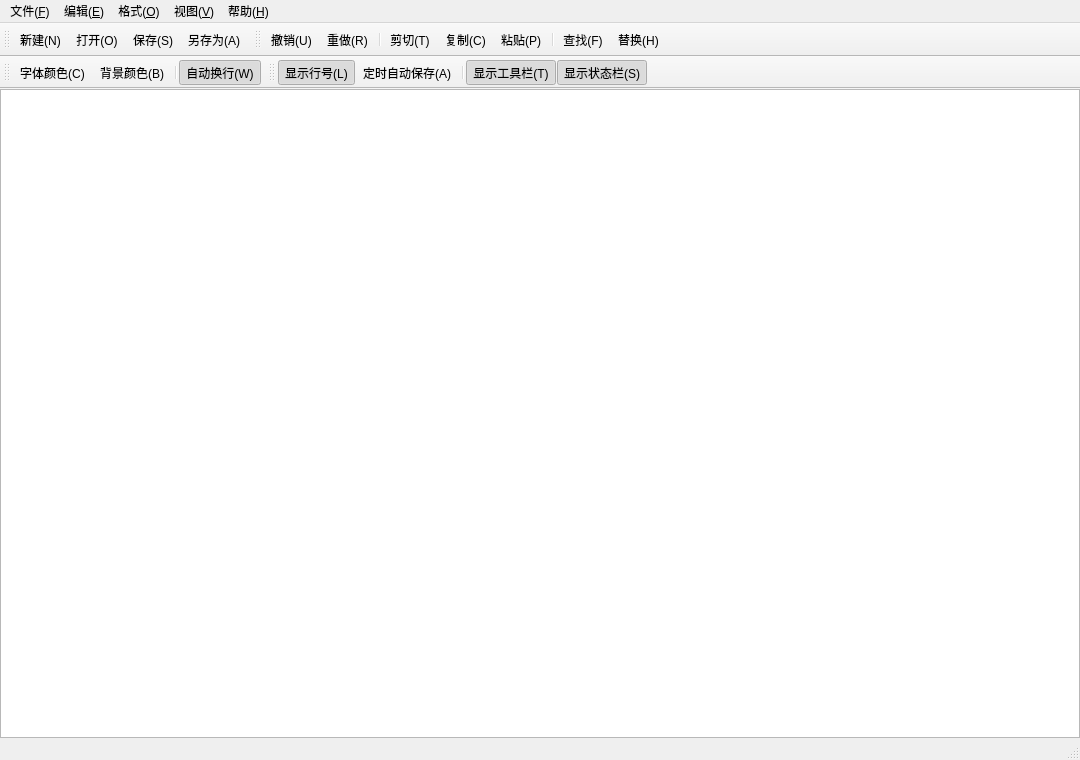
<?xml version="1.0" encoding="UTF-8"?>
<ui version="4.0">
 <class>MainWindow</class>
 <widget class="QMainWindow" name="MainWindow">
  <property name="geometry">
   <rect>
    <x>0</x>
    <y>0</y>
    <width>1080</width>
    <height>760</height>
   </rect>
  </property>
  <property name="windowTitle">
   <string>简易文本编辑器</string>
  </property>
  <property name="windowIcon">
   <iconset resource="resources.qrc">
    <normaloff>:/icons/app.svg</normaloff>:/icons/app.svg</iconset>
  </property>
  <widget class="QWidget" name="centralwidget">
   <layout class="QVBoxLayout" name="layoutCentral">
    <property name="spacing">
     <number>0</number>
    </property>
    <property name="leftMargin">
     <number>0</number>
    </property>
    <property name="topMargin">
     <number>0</number>
    </property>
    <property name="rightMargin">
     <number>0</number>
    </property>
    <property name="bottomMargin">
     <number>0</number>
    </property>
    <item>
     <widget class="CodeEditor" name="editor"/>
    </item>
   </layout>
  </widget>
  <widget class="QMenuBar" name="menubar">
   <property name="geometry">
    <rect>
     <x>0</x>
     <y>0</y>
     <width>1080</width>
     <height>26</height>
    </rect>
   </property>
   <widget class="QMenu" name="menuFile">
    <property name="title">
     <string>文件(&amp;F)</string>
    </property>
    <addaction name="actionNew"/>
    <addaction name="actionOpen"/>
    <addaction name="actionSave"/>
    <addaction name="actionSaveAs"/>
    <addaction name="separator"/>
    <addaction name="actionExit"/>
   </widget>
   <widget class="QMenu" name="menuEdit">
    <property name="title">
     <string>编辑(&amp;E)</string>
    </property>
    <addaction name="actionUndo"/>
    <addaction name="actionRedo"/>
    <addaction name="separator"/>
    <addaction name="actionCut"/>
    <addaction name="actionCopy"/>
    <addaction name="actionPaste"/>
    <addaction name="separator"/>
    <addaction name="actionSelectAll"/>
    <addaction name="separator"/>
    <addaction name="actionFind"/>
    <addaction name="actionReplace"/>
   </widget>
   <widget class="QMenu" name="menuFormat">
    <property name="title">
     <string>格式(&amp;O)</string>
    </property>
    <addaction name="actionFontColor"/>
    <addaction name="actionBackgroundColor"/>
    <addaction name="separator"/>
    <addaction name="actionWordWrap"/>
   </widget>
   <widget class="QMenu" name="menuView">
    <property name="title">
     <string>视图(&amp;V)</string>
    </property>
    <addaction name="actionToggleToolBar"/>
    <addaction name="actionToggleStatusBar"/>
    <addaction name="separator"/>
    <addaction name="actionLineNumber"/>
    <addaction name="actionAutoSave"/>
   </widget>
   <widget class="QMenu" name="menuHelp">
    <property name="title">
     <string>帮助(&amp;H)</string>
    </property>
    <addaction name="actionAbout"/>
    <addaction name="actionAboutQt"/>
   </widget>
   <addaction name="menuFile"/>
   <addaction name="menuEdit"/>
   <addaction name="menuFormat"/>
   <addaction name="menuView"/>
   <addaction name="menuHelp"/>
  </widget>
  <widget class="QToolBar" name="toolBarFile">
   <property name="windowTitle">
    <string>文件</string>
   </property>
   <property name="iconSize">
    <size>
     <width>20</width>
     <height>20</height>
    </size>
   </property>
   <property name="toolButtonStyle">
    <enum>Qt::ToolButtonTextBesideIcon</enum>
   </property>
   <attribute name="toolBarArea">
    <enum>TopToolBarArea</enum>
   </attribute>
   <attribute name="toolBarBreak">
    <bool>false</bool>
   </attribute>
   <addaction name="actionNew"/>
   <addaction name="actionOpen"/>
   <addaction name="actionSave"/>
   <addaction name="actionSaveAs"/>
  </widget>
  <widget class="QToolBar" name="toolBarEdit">
   <property name="windowTitle">
    <string>编辑</string>
   </property>
   <attribute name="toolBarArea">
    <enum>TopToolBarArea</enum>
   </attribute>
   <attribute name="toolBarBreak">
    <bool>false</bool>
   </attribute>
   <addaction name="actionUndo"/>
   <addaction name="actionRedo"/>
   <addaction name="separator"/>
   <addaction name="actionCut"/>
   <addaction name="actionCopy"/>
   <addaction name="actionPaste"/>
   <addaction name="separator"/>
   <addaction name="actionFind"/>
   <addaction name="actionReplace"/>
  </widget>
  <widget class="QToolBar" name="toolBarFormat">
   <property name="windowTitle">
    <string>格式</string>
   </property>
   <attribute name="toolBarArea">
    <enum>TopToolBarArea</enum>
   </attribute>
   <attribute name="toolBarBreak">
    <bool>true</bool>
   </attribute>
   <addaction name="actionFontColor"/>
   <addaction name="actionBackgroundColor"/>
   <addaction name="separator"/>
   <addaction name="actionWordWrap"/>
  </widget>
  <widget class="QToolBar" name="toolBarView">
   <property name="windowTitle">
    <string>视图</string>
   </property>
   <attribute name="toolBarArea">
    <enum>TopToolBarArea</enum>
   </attribute>
   <attribute name="toolBarBreak">
    <bool>false</bool>
   </attribute>
   <addaction name="actionLineNumber"/>
   <addaction name="actionAutoSave"/>
   <addaction name="separator"/>
   <addaction name="actionToggleToolBar"/>
   <addaction name="actionToggleStatusBar"/>
  </widget>
  <widget class="QStatusBar" name="statusBar"/>
  <action name="actionNew">
   <property name="icon">
    <iconset resource="resources.qrc">
     <normaloff>:/icons/new.svg</normaloff>:/icons/new.svg</iconset>
   </property>
   <property name="text">
    <string>新建(&amp;N)</string>
   </property>
   <property name="shortcut">
    <string>Ctrl+N</string>
   </property>
   <property name="statusTip">
    <string>新建一个空白文档</string>
   </property>
  </action>
  <action name="actionOpen">
   <property name="icon">
    <iconset resource="resources.qrc">
     <normaloff>:/icons/open.svg</normaloff>:/icons/open.svg</iconset>
   </property>
   <property name="text">
    <string>打开(&amp;O)...</string>
   </property>
   <property name="shortcut">
    <string>Ctrl+O</string>
   </property>
   <property name="statusTip">
    <string>打开一个文本文件</string>
   </property>
  </action>
  <action name="actionSave">
   <property name="icon">
    <iconset resource="resources.qrc">
     <normaloff>:/icons/save.svg</normaloff>:/icons/save.svg</iconset>
   </property>
   <property name="text">
    <string>保存(&amp;S)</string>
   </property>
   <property name="shortcut">
    <string>Ctrl+S</string>
   </property>
   <property name="statusTip">
    <string>保存当前文档</string>
   </property>
  </action>
  <action name="actionSaveAs">
   <property name="icon">
    <iconset resource="resources.qrc">
     <normaloff>:/icons/saveas.svg</normaloff>:/icons/saveas.svg</iconset>
   </property>
   <property name="text">
    <string>另存为(&amp;A)...</string>
   </property>
   <property name="shortcut">
    <string>Ctrl+Shift+S</string>
   </property>
   <property name="statusTip">
    <string>把当前文档保存到另一个文件</string>
   </property>
  </action>
  <action name="actionExit">
   <property name="icon">
    <iconset resource="resources.qrc">
     <normaloff>:/icons/exit.svg</normaloff>:/icons/exit.svg</iconset>
   </property>
   <property name="text">
    <string>退出(&amp;X)</string>
   </property>
   <property name="shortcut">
    <string>Ctrl+Q</string>
   </property>
   <property name="statusTip">
    <string>退出程序</string>
   </property>
  </action>
  <action name="actionUndo">
   <property name="icon">
    <iconset resource="resources.qrc">
     <normaloff>:/icons/undo.svg</normaloff>:/icons/undo.svg</iconset>
   </property>
   <property name="text">
    <string>撤销(&amp;U)</string>
   </property>
   <property name="shortcut">
    <string>Ctrl+Z</string>
   </property>
   <property name="statusTip">
    <string>撤销上一步编辑</string>
   </property>
  </action>
  <action name="actionRedo">
   <property name="icon">
    <iconset resource="resources.qrc">
     <normaloff>:/icons/redo.svg</normaloff>:/icons/redo.svg</iconset>
   </property>
   <property name="text">
    <string>重做(&amp;R)</string>
   </property>
   <property name="shortcut">
    <string>Ctrl+Shift+Z</string>
   </property>
   <property name="statusTip">
    <string>重做被撤销的编辑</string>
   </property>
  </action>
  <action name="actionCut">
   <property name="icon">
    <iconset resource="resources.qrc">
     <normaloff>:/icons/cut.svg</normaloff>:/icons/cut.svg</iconset>
   </property>
   <property name="text">
    <string>剪切(&amp;T)</string>
   </property>
   <property name="shortcut">
    <string>Ctrl+X</string>
   </property>
   <property name="statusTip">
    <string>剪切选中的内容</string>
   </property>
  </action>
  <action name="actionCopy">
   <property name="icon">
    <iconset resource="resources.qrc">
     <normaloff>:/icons/copy.svg</normaloff>:/icons/copy.svg</iconset>
   </property>
   <property name="text">
    <string>复制(&amp;C)</string>
   </property>
   <property name="shortcut">
    <string>Ctrl+C</string>
   </property>
   <property name="statusTip">
    <string>复制选中的内容</string>
   </property>
  </action>
  <action name="actionPaste">
   <property name="icon">
    <iconset resource="resources.qrc">
     <normaloff>:/icons/paste.svg</normaloff>:/icons/paste.svg</iconset>
   </property>
   <property name="text">
    <string>粘贴(&amp;P)</string>
   </property>
   <property name="shortcut">
    <string>Ctrl+V</string>
   </property>
   <property name="statusTip">
    <string>把剪贴板内容粘贴到光标处</string>
   </property>
  </action>
  <action name="actionSelectAll">
   <property name="icon">
    <iconset resource="resources.qrc">
     <normaloff>:/icons/selectall.svg</normaloff>:/icons/selectall.svg</iconset>
   </property>
   <property name="text">
    <string>全选(&amp;L)</string>
   </property>
   <property name="shortcut">
    <string>Ctrl+A</string>
   </property>
   <property name="statusTip">
    <string>选中全文</string>
   </property>
  </action>
  <action name="actionFind">
   <property name="icon">
    <iconset resource="resources.qrc">
     <normaloff>:/icons/find.svg</normaloff>:/icons/find.svg</iconset>
   </property>
   <property name="text">
    <string>查找(&amp;F)...</string>
   </property>
   <property name="shortcut">
    <string>Ctrl+F</string>
   </property>
   <property name="statusTip">
    <string>在文档中查找文本</string>
   </property>
  </action>
  <action name="actionReplace">
   <property name="icon">
    <iconset resource="resources.qrc">
     <normaloff>:/icons/replace.svg</normaloff>:/icons/replace.svg</iconset>
   </property>
   <property name="text">
    <string>替换(&amp;H)...</string>
   </property>
   <property name="shortcut">
    <string>Ctrl+H</string>
   </property>
   <property name="statusTip">
    <string>查找并替换文本</string>
   </property>
  </action>
  <action name="actionFontColor">
   <property name="icon">
    <iconset resource="resources.qrc">
     <normaloff>:/icons/fontcolor.svg</normaloff>:/icons/fontcolor.svg</iconset>
   </property>
   <property name="text">
    <string>字体颜色(&amp;C)...</string>
   </property>
   <property name="statusTip">
    <string>修改选中文字或后续输入文字的颜色</string>
   </property>
  </action>
  <action name="actionBackgroundColor">
   <property name="icon">
    <iconset resource="resources.qrc">
     <normaloff>:/icons/background.svg</normaloff>:/icons/background.svg</iconset>
   </property>
   <property name="text">
    <string>背景颜色(&amp;B)...</string>
   </property>
   <property name="statusTip">
    <string>修改编辑区背景色</string>
   </property>
  </action>
  <action name="actionWordWrap">
   <property name="icon">
    <iconset resource="resources.qrc">
     <normaloff>:/icons/wrap.svg</normaloff>:/icons/wrap.svg</iconset>
   </property>
   <property name="text">
    <string>自动换行(&amp;W)</string>
   </property>
   <property name="checkable">
    <bool>true</bool>
   </property>
   <property name="checked">
    <bool>true</bool>
   </property>
   <property name="statusTip">
    <string>打开或关闭编辑区自动换行</string>
   </property>
  </action>
  <action name="actionLineNumber">
   <property name="icon">
    <iconset resource="resources.qrc">
     <normaloff>:/icons/lineno.svg</normaloff>:/icons/lineno.svg</iconset>
   </property>
   <property name="text">
    <string>显示行号(&amp;L)</string>
   </property>
   <property name="checkable">
    <bool>true</bool>
   </property>
   <property name="checked">
    <bool>true</bool>
   </property>
   <property name="statusTip">
    <string>显示或隐藏编辑区左侧行号栏</string>
   </property>
  </action>
  <action name="actionAutoSave">
   <property name="icon">
    <iconset resource="resources.qrc">
     <normaloff>:/icons/autosave.svg</normaloff>:/icons/autosave.svg</iconset>
   </property>
   <property name="text">
    <string>定时自动保存(&amp;A)</string>
   </property>
   <property name="checkable">
    <bool>true</bool>
   </property>
   <property name="statusTip">
    <string>按设定间隔自动保存当前文件</string>
   </property>
  </action>
  <action name="actionToggleToolBar">
   <property name="text">
    <string>显示工具栏(&amp;T)</string>
   </property>
   <property name="checkable">
    <bool>true</bool>
   </property>
   <property name="checked">
    <bool>true</bool>
   </property>
   <property name="statusTip">
    <string>显示或隐藏所有工具栏</string>
   </property>
  </action>
  <action name="actionToggleStatusBar">
   <property name="text">
    <string>显示状态栏(&amp;S)</string>
   </property>
   <property name="checkable">
    <bool>true</bool>
   </property>
   <property name="checked">
    <bool>true</bool>
   </property>
   <property name="statusTip">
    <string>显示或隐藏状态栏</string>
   </property>
  </action>
  <action name="actionAbout">
   <property name="icon">
    <iconset resource="resources.qrc">
     <normaloff>:/icons/about.svg</normaloff>:/icons/about.svg</iconset>
   </property>
   <property name="text">
    <string>关于(&amp;A)...</string>
   </property>
   <property name="statusTip">
    <string>显示软件信息</string>
   </property>
  </action>
  <action name="actionAboutQt">
   <property name="text">
    <string>关于 Qt(&amp;Q)...</string>
   </property>
   <property name="statusTip">
    <string>显示 Qt 版本信息</string>
   </property>
  </action>
 </widget>
 <customwidgets>
  <customwidget>
   <class>CodeEditor</class>
   <extends>QPlainTextEdit</extends>
   <header>codeeditor.h</header>
   <container>0</container>
  </customwidget>
 </customwidgets>
 <resources>
  <include location="resources.qrc"/>
 </resources>
 <connections/>
</ui>
